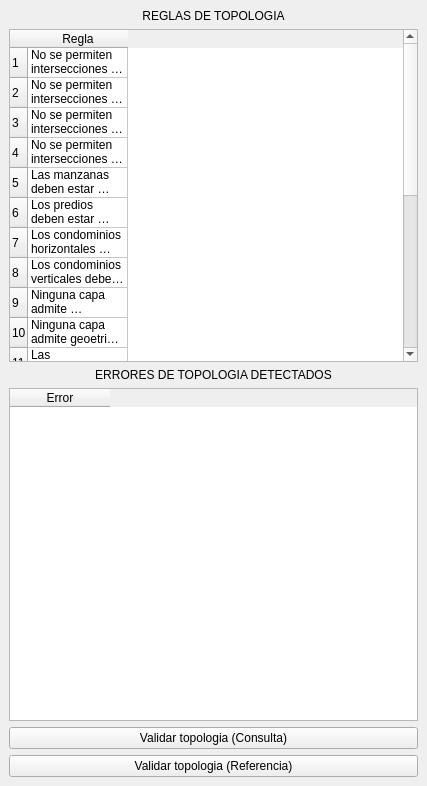
<?xml version="1.0" encoding="UTF-8"?>
<ui version="4.0">
 <class>TopologiaQG3DockWidgetBase</class>
 <widget class="QDockWidget" name="TopologiaQG3DockWidgetBase">
  <property name="geometry">
   <rect>
    <x>0</x>
    <y>0</y>
    <width>427</width>
    <height>786</height>
   </rect>
  </property>
  <property name="windowTitle">
   <string>TopologiaQG3</string>
  </property>
  <widget class="QWidget" name="dockWidgetContents">
   <layout class="QGridLayout" name="gridLayout">
    <item row="2" column="0">
     <widget class="QLabel" name="labelErrores">
      <property name="text">
       <string>&lt;html&gt;&lt;head/&gt;&lt;body&gt;&lt;p align=&quot;center&quot;&gt;ERRORES DE TOPOLOGIA DETECTADOS&lt;/p&gt;&lt;/body&gt;&lt;/html&gt;</string>
      </property>
     </widget>
    </item>
    <item row="0" column="0">
     <widget class="QLabel" name="labelReglas">
      <property name="text">
       <string>&lt;html&gt;&lt;head/&gt;&lt;body&gt;&lt;p align=&quot;center&quot;&gt;REGLAS DE TOPOLOGIA&lt;/p&gt;&lt;/body&gt;&lt;/html&gt;</string>
      </property>
     </widget>
    </item>
    <item row="1" column="0">
     <widget class="QTableWidget" name="tablaReglas">
      <row>
       <property name="text">
        <string>1</string>
       </property>
      </row>
      <row>
       <property name="text">
        <string>2</string>
       </property>
      </row>
      <row>
       <property name="text">
        <string>3</string>
       </property>
      </row>
      <row>
       <property name="text">
        <string>4</string>
       </property>
      </row>
      <row>
       <property name="text">
        <string>5</string>
       </property>
      </row>
      <row>
       <property name="text">
        <string>6</string>
       </property>
      </row>
      <row>
       <property name="text">
        <string>7</string>
       </property>
      </row>
      <row>
       <property name="text">
        <string>8</string>
       </property>
      </row>
      <row>
       <property name="text">
        <string>9</string>
       </property>
      </row>
      <row>
       <property name="text">
        <string>10</string>
       </property>
      </row>
      <row>
       <property name="text">
        <string>11</string>
       </property>
      </row>
      <row>
       <property name="text">
        <string>12</string>
       </property>
      </row>
      <row>
       <property name="text">
        <string>13</string>
       </property>
      </row>
      <row>
       <property name="text">
        <string>14</string>
       </property>
      </row>
      <row>
       <property name="text">
        <string>15</string>
       </property>
      </row>
      <row>
       <property name="text">
        <string>16</string>
       </property>
      </row>
      <row>
       <property name="text">
        <string>17</string>
       </property>
      </row>
      <row>
       <property name="text">
        <string>18</string>
       </property>
      </row>
      <row>
       <property name="text">
        <string>19</string>
       </property>
      </row>
      <row>
       <property name="text">
        <string>20</string>
       </property>
      </row>
      <column>
       <property name="text">
        <string>Regla</string>
       </property>
      </column>
      <item row="0" column="0">
       <property name="text">
        <string>No se permiten intersecciones entre predios</string>
       </property>
      </item>
      <item row="1" column="0">
       <property name="text">
        <string>No se permiten intersecciones entre manzanas</string>
       </property>
      </item>
      <item row="2" column="0">
       <property name="text">
        <string>No se permiten intersecciones entre construcciones</string>
       </property>
      </item>
      <item row="3" column="0">
       <property name="text">
        <string>No se permiten intersecciones entre condominios horizontales</string>
       </property>
      </item>
      <item row="4" column="0">
       <property name="text">
        <string>Las manzanas deben estar totalmente cubiertas por predios</string>
       </property>
      </item>
      <item row="5" column="0">
       <property name="text">
        <string>Los predios deben estar totalmente incluidos en una manzana</string>
       </property>
      </item>
      <item row="6" column="0">
       <property name="text">
        <string>Los condominios horizontales deben estar totalmente incluidos en un predio</string>
       </property>
      </item>
      <item row="7" column="0">
       <property name="text">
        <string>Los condominios verticales deben estar totalmente incluidos en un predio</string>
       </property>
      </item>
      <item row="8" column="0">
       <property name="text">
        <string>Ninguna capa admite geometrias multiparte</string>
       </property>
      </item>
      <item row="9" column="0">
       <property name="text">
        <string>Ninguna capa admite geoetrias duplicadas</string>
       </property>
      </item>
      <item row="10" column="0">
       <property name="text">
        <string>Las construcciones no deben compartirse entre manzanas</string>
       </property>
      </item>
      <item row="11" column="0">
       <property name="text">
        <string>Las construcciones no deben compartirse entre predios</string>
       </property>
      </item>
      <item row="12" column="0">
       <property name="text">
        <string>Las construcciones no deben compartirse entre condominios horizontales</string>
       </property>
      </item>
      <item row="13" column="0">
       <property name="text">
        <string>Las construcciones no deben compartirse entre condominios verticales</string>
       </property>
      </item>
      <item row="14" column="0">
       <property name="text">
        <string>Las construcciones deben tocar solo una manzana</string>
       </property>
      </item>
      <item row="15" column="0">
       <property name="text">
        <string>Las construcciones deben tocar solo un predio</string>
       </property>
      </item>
      <item row="16" column="0">
       <property name="text">
        <string>Las construcciones deben tocar solo un condominio horizontal</string>
       </property>
      </item>
      <item row="17" column="0">
       <property name="text">
        <string>Las construcciones deben tocar solo un condominio vertical</string>
       </property>
      </item>
      <item row="18" column="0">
       <property name="text">
        <string>Las claves verticales deben estar contenidas en condominios verticales</string>
       </property>
      </item>
      <item row="19" column="0">
       <property name="text">
        <string>Solo las construcciones admiten anillos</string>
       </property>
      </item>
     </widget>
    </item>
    <item row="3" column="0">
     <widget class="QTableWidget" name="tablaErrores">
      <column>
       <property name="text">
        <string>Error</string>
       </property>
      </column>
     </widget>
    </item>
    <item row="4" column="0">
     <widget class="QPushButton" name="botonValidar">
      <property name="text">
       <string>Validar topologia (Consulta)</string>
      </property>
     </widget>
    </item>
    <item row="5" column="0">
     <widget class="QPushButton" name="botonValidarRef">
      <property name="text">
       <string>Validar topologia (Referencia)</string>
      </property>
     </widget>
    </item>
   </layout>
  </widget>
 </widget>
 <resources/>
 <connections/>
</ui>
